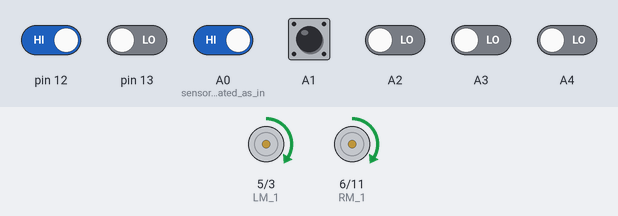
This sketch was run on a simulated Arduino Uno, built with avr-gcc and run on an emulated ATmega328P. On the bench: motor-driver pin pairs drawn as motors (green arrow = first pin HIGH = forward, orange = second pin HIGH = backward, longer = more drive). Inputs (shaded band) come from the test bench; at power-on: A0 (sensor_is_initiated_as_in), A1, pin 12 HIGH, A2–4, pin 13 LOW.

Above: at 1.2 s.
1.3 s: pin 12 driven LOW
At 2.2 s:
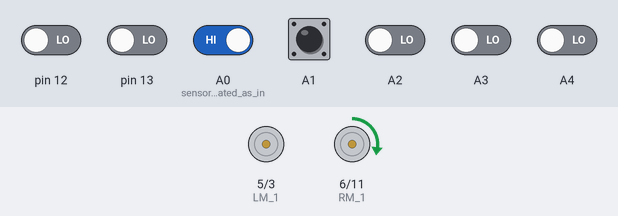
2.8 s: A0 (sensor_is_initiated_as_in) driven LOW
At 3.3 s:
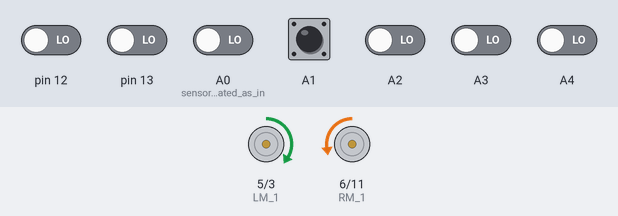
4.3 s: A2 driven HIGH
At 5.5 s:
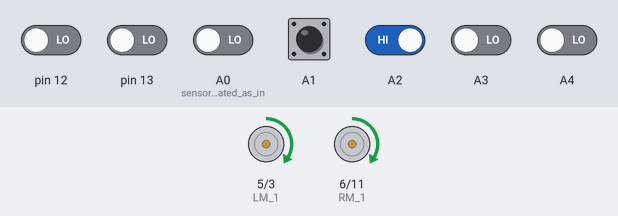
5.8 s: A4 driven HIGH
At 6.8 s:
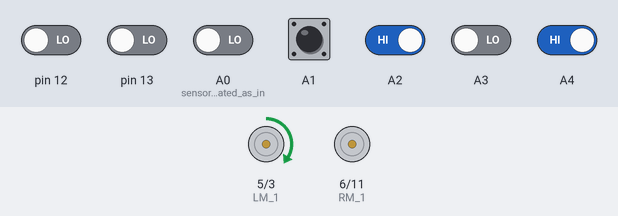
7.3 s: pin 13 driven HIGH
At 7.9 s:
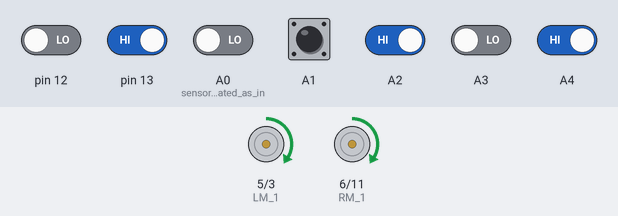
8.8 s: pin 13 driven LOW
At 9.1 s:
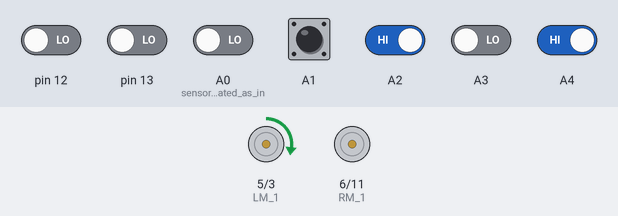
Timing chart, 0 to 11.3 s (numbered marks = the images above; inputs shaded):
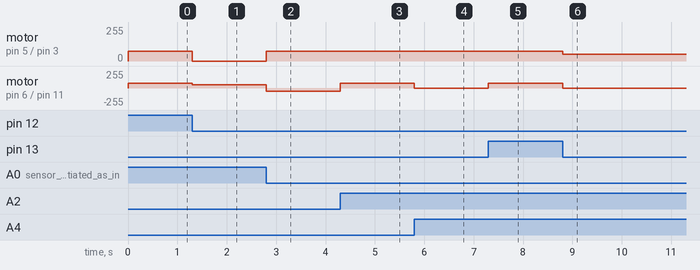

Measured:
- after the input at 1.3 s, motor on pin 5 (LM_1) / pin 3 (LM_2): forward 75/255 → stopped at once; motor on pin 6 (RM_1) / pin 11 (RM_2): forward 75/255 → forward 50/255 at once
- after the input at 2.8 s, motor on pin 5 (LM_1) / pin 3 (LM_2): stopped → forward 75/255 at once; motor on pin 6 (RM_1) / pin 11 (RM_2): forward 50/255 → backward 50/255 at once
- after the input at 4.3 s, motor on pin 6 (RM_1) / pin 11 (RM_2): backward 50/255 → forward 75/255 at once
- after the input at 5.8 s, motor on pin 6 (RM_1) / pin 11 (RM_2): forward 75/255 → stopped at once
- after the input at 7.3 s, motor on pin 6 (RM_1) / pin 11 (RM_2): stopped → forward 75/255 at once
- after the input at 8.8 s, motor on pin 5 (LM_1) / pin 3 (LM_2): forward 75/255 → forward 50/255 at once; motor on pin 6 (RM_1) / pin 11 (RM_2): forward 75/255 → stopped at once

The sketch:

line_tracer_cum_wall_follower.ino
```cpp
int LM_1 = 5;         // the motor pins are intiated as per ports in Auton shield
int LM_2 = 3;
int RM_1 = 6;
int RM_2 = 11;
int s = 75, ts = 50;

void setup()
{
  pinMode(LM_1, OUTPUT);     // motor is initiated as output
  pinMode(LM_2, OUTPUT);
  pinMode(RM_1, OUTPUT);
  pinMode(RM_2, OUTPUT);
  pinMode(A0, INPUT);        // sensor is initiated as input
  pinMode(A1, INPUT);
  pinMode(A2, INPUT);
  pinMode(A3, INPUT);
  pinMode(A4, INPUT);
  pinMode(12, INPUT);
  pinMode(13, INPUT);
}

void loop()
{
  int S1 = digitalRead(A0);  // data from all 5 sensors is read and stored
  int S2 = digitalRead(A1);
  int S3 = digitalRead(A2);
  int S4 = digitalRead(A3);
  int S5 = digitalRead(A4);
  int WL = digitalRead(12);
  int WR = digitalRead(13);

  if (WL == LOW && WR == LOW)//value from wall sensors
  {
    if (S1 == LOW && S5 == LOW)  // value of last two sensors is first checked, if they are low then middle sensors are checked
    {
      if (S2 == LOW && S3 == LOW && S4 == LOW) //the robot is perfectly on the line-centre sensor alone senses the line-the robot has to move front
      {
        left();
      }
            if (S2 == HIGH && S3 == LOW && S4 == LOW) //the robot is perfectly on the line-centre sensor alone senses the line-the robot has to move front
      {
        left();
      }
            if (S2 == LOW && S3 == LOW && S4 == HIGH) //the robot is perfectly on the line-centre sensor alone senses the line-the robot has to move front
      {
        rigt();
      }
      else  if (S2 == LOW && S3 == HIGH && S4 == LOW) //the robot is not perfectly on the line; centre & left sensor senses the line - robot has to turn left
      {
        fwd();
      }
      else  if (S2 == HIGH && S3 == HIGH && S4 == LOW) //the robot is not perfectly on the line; centre & left sensor senses the line - robot has to turn left
      {
        slow_left();
      }

      else if (S2 == LOW && S3 == HIGH && S4 == HIGH) //the robot is not perfectly on the line; centre & right sensor senses the line - robot has to turn right
      {
        slow_right();
      }
    }

    else if (S1 == HIGH && S5 == LOW)          // the left most sensor alone senses line - without checking other sensors - robot turns left
    {
      stop_left();
    }

    else if (S1 == LOW && S5 == HIGH)         // the right most sensor alone senses line - without checking other sensors - robot turns right
    {
      stop_rigt();
    }

    else if (S1 == HIGH && S5 == HIGH)
    {
      if (S2 == HIGH && S3 == HIGH && S4 == HIGH)
      {
        stp();
      }
    }
  }

  ////////////////////////////////////////////
  else if (WL == HIGH)
  {
    fwd();
  }
  else if (WR == HIGH)
  {
    fwd();
  }
  else if (WL == HIGH && WR == HIGH)
  {
    fwd();
  }
  ////////////////////////////////////////////
}
void fwd()
{
  analogWrite(LM_1, s);
  analogWrite(LM_2, 0);
  analogWrite(RM_1, s);
  analogWrite(RM_2, 0);
}
void rigt()
{
  analogWrite(LM_1, 0);
  analogWrite(LM_2, ts);
  analogWrite(RM_1, ts);
  analogWrite(RM_2, 0);
}
void left()
{
  analogWrite(LM_1, ts);
  analogWrite(LM_2, 0);
  analogWrite(RM_1, 0);
  analogWrite(RM_2, ts);
}
void stop_left()
{
  analogWrite(LM_1, 0);
  analogWrite(LM_2, 0);
  analogWrite(RM_1, ts);
  analogWrite(RM_2, 0);
}
void stop_rigt()
{
  analogWrite(LM_1, ts);
  analogWrite(LM_2, 0);
  analogWrite(RM_1, 0);
  analogWrite(RM_2, 0);
}
void slow_left()
{
  analogWrite(LM_1, ts);
  analogWrite(LM_2, 0);
  analogWrite(RM_1, s);
  analogWrite(RM_2, 0);
}
void slow_right()
{
  analogWrite(LM_1, s);
  analogWrite(LM_2, 0);
  analogWrite(RM_1, ts);
  analogWrite(RM_2, 0);
}
void stp()
{
  analogWrite(LM_1, 0);
  analogWrite(LM_2, 0);
  analogWrite(RM_1, 0);
  analogWrite(RM_2, 0);

}
```
